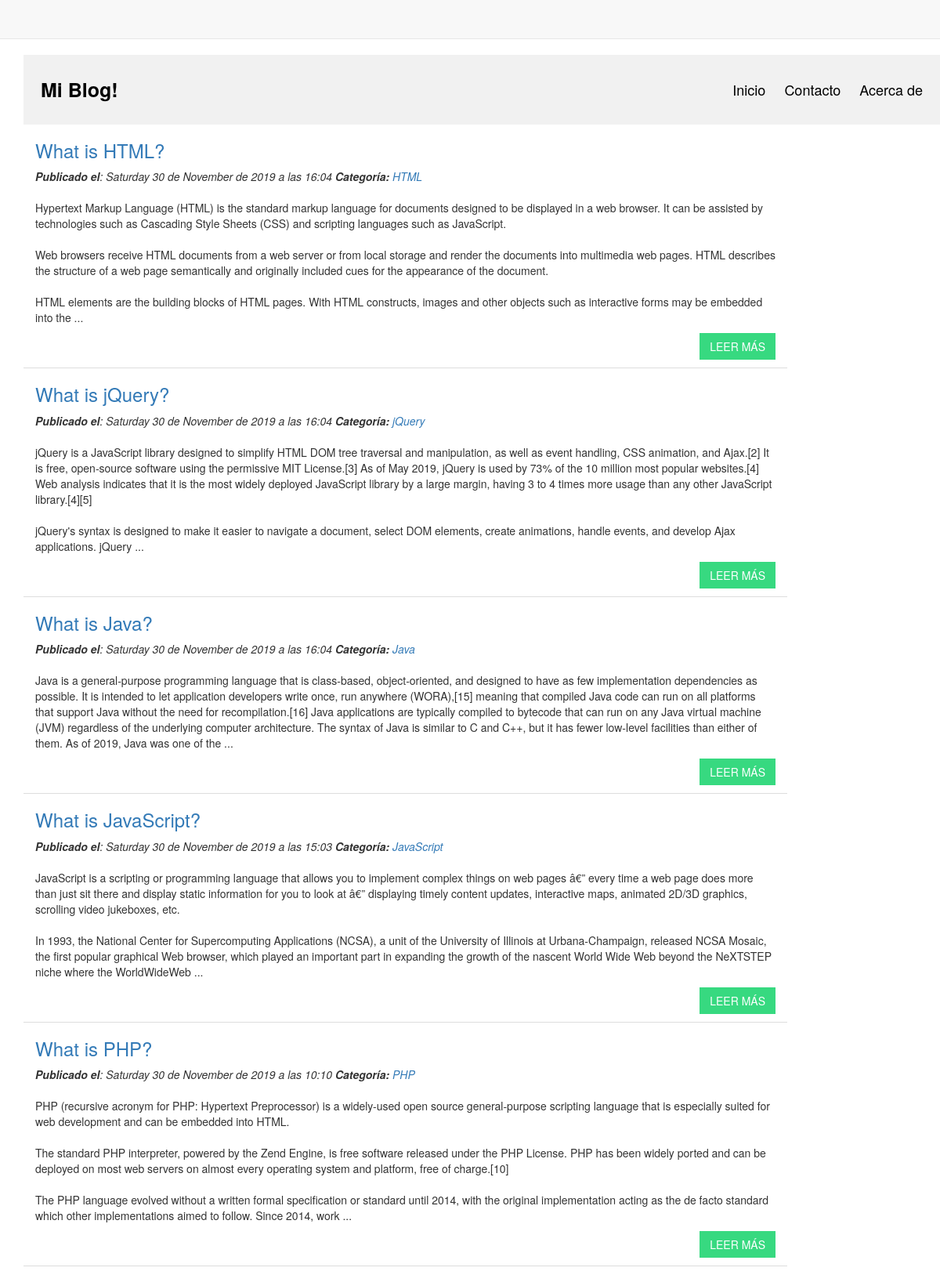
The page / on the database its author committed.
### tables this page shows
CREATE TABLE `cms_posts` (
  `id` int(11) NOT NULL,
  `title` text NOT NULL,
  `message` text NOT NULL,
  `category_id` int(11) NOT NULL,
  `userid` int(11) NOT NULL,
  `status` enum('publicada','pendiente','archivada','') NOT NULL DEFAULT 'publicada',
  `created` datetime NOT NULL,
  `updated` datetime NOT NULL DEFAULT current_timestamp()
);

CREATE TABLE `cms_category` (
  `id` int(11) NOT NULL,
  `name` varchar(100) NOT NULL
);

### class/Articles.php (called while the page is built, shortened)
<?php
class Articles {
	private $postTable = 'cms_posts';
	private $categoryTable = 'cms_category';
	private $userTable = 'cms_user';
	private $conn;
	public function __construct($db){
        $this->conn = $db;
    }
	public function getArticles(){
		$query = '';
		$sqlQuery = "
			SELECT p.id, p.title, p.message, p.category_id, u.first_name, u.last_name, p.status, p.created, p.updated, c.name as category
			FROM ".$this->postTable." p
			LEFT JOIN ".$this->categoryTable." c ON c.id = p.category_id
			LEFT JOIN ".$this->userTable." u ON u.id = p.userid
			WHERE p.status ='publicada' $query ORDER BY p.id DESC";
		$stmt = $this->conn->prepare($sqlQuery);
		$stmt->execute();
		$result = $stmt->get_result();
		return $result;
	}
	function formatMessage($string, $wordsreturned) {
		$retval = $string;
		$array = explode(" ", $string);
		if (count($array)<=$wordsreturned)
		{
		$retval = $string;
		}
		else
		{
		array_splice($array, $wordsreturned);
		$retval = implode(" ", $array)." ...";
		}
		return $retval;
	}
}

### index.php (the view, shortened to what this page needs)
<?php
include_once 'config/Database.php';
include_once 'class/Articles.php';
$database = new Database();
$db = $database->getConnection();
$article = new Articles($db);
$article->id = 0;
$result = $article->getArticles();
include('inc/header.php');
?>
<link href="css/style.css" rel="stylesheet" id="bootstrap-css">
<?php include('inc/container.php'); ?>
<div class="container">
	<div id="blog" class="row">
		<div class="header">
			<a href="#default" class="logo">Mi Blog!</a>
			<div class="header-right">
				<a href="index.php">Inicio</a>
				<a href="#contact">Contacto</a>
				<a href="#about">Acerca de</a>
			</div>
		</div>
		<?php
		while ($post = $result->fetch_assoc()) {
			$date = date_create($post['created']);
			$fecha = date_timestamp_get($date);
			$message = str_replace("\n\r", "<br><br>", $post['message']);
			$message = $article->formatMessage($message, 100);
		?>
			<div class="col-md-10 blogShort">
				<h3><a href="view.php?id=<?php echo $post['id']; ?>"><?php echo $post['title']; ?></a></h3>
				<em><strong>Publicado el</strong>: <?php echo utf8_encode(ucfirst(strftime('%A %e de %B de %Y a las %H:%I', $fecha))); ?></em>
				<em><strong>Categoría:</strong> <a href="#" target="_blank"><?php echo $post['category']; ?></a></em>
				<br><br>
				<article>
					<p><?php echo $message; ?> </p>
				</article>
				<a class="btn btn-blog pull-right" href="view.php?id=<?php echo $post['id']; ?>">LEER MÁS</a>
			</div>
		<?php } ?>
	</div>
</div>
<?php include('inc/footer.php'); ?>

### css/style.css (style rules this page uses)
.blogShort { border-bottom: 1px solid #ddd; }
.btn-blog { color: #ffffff; background-color: #37d980; border-color: #37d980; border-radius: 0; margin-bottom: 10px }
.header { overflow: hidden; background-color: #f1f1f1; padding: 20px 10px; }
.header a { float: left; color: black; text-align: center; padding: 12px; text-decoration: none; font-size: 18px; line-height: 25px; border-radius: 4px; }
.header a.logo { font-size: 25px; font-weight: bold; }
.header-right { float: right; }

### rows shown on the page
cms_posts: title "What is HTML?", created "Saturday 30 de November de 2019 a las 16:04", cms_category.name "HTML", message "Hypertext Markup Language (HTML) is the standard markup language for documents designed to be displayed in a web browser. It can be assisted by technologies such as Cascading Style Sheets (CSS) and scripting languages such as JavaScript. Web browsers receive HTML documents from a web server or from local storage and render the documents into multimedia web pages. HTML describes the structure of a web page semantically and originally included cues for the appearance of the document. HTML elements are the building blocks of HTML pages. With HTML constructs, images and other objects such as interactive forms may be embedded into the ..."
cms_posts: title "What is jQuery?", created "Saturday 30 de November de 2019 a las 16:04", cms_category.name "jQuery", message "jQuery is a JavaScript library designed to simplify HTML DOM tree traversal and manipulation, as well as event handling, CSS animation, and Ajax.[2] It is free, open-source software using the permissive MIT License.[3] As of May 2019, jQuery is used by 73% of the 10 million most popular websites.[4] Web analysis indicates that it is the most widely deployed JavaScript library by a large margin, having 3 to 4 times more usage than any other JavaScript library.[4][5] jQuery's syntax is designed to make it easier to navigate a document, select DOM elements, create animations, handle events, and develop Ajax applications. jQuery ..."
cms_posts: title "What is Java?", created "Saturday 30 de November de 2019 a las 16:04", cms_category.name "Java", message "Java is a general-purpose programming language that is class-based, object-oriented, and designed to have as few implementation dependencies as possible. It is intended to let application developers write once, run anywhere (WORA),[15] meaning that compiled Java code can run on all platforms that support Java without the need for recompilation.[16] Java applications are typically compiled to bytecode that can run on any Java virtual machine (JVM) regardless of the underlying computer architecture. The syntax of Java is similar to C and C++, but it has fewer low-level facilities than either of them. As of 2019, Java was one of the ..."
cms_posts: title "What is JavaScript?", created "Saturday 30 de November de 2019 a las 15:03", cms_category.name "JavaScript", message "JavaScript is a scripting or programming language that allows you to implement complex things on web pages â€” every time a web page does more than just sit there and display static information for you to look at â€” displaying timely content updates, interactive maps, animated 2D/3D graphics, scrolling video jukeboxes, etc. In 1993, the National Center for Supercomputing Applications (NCSA), a unit of the University of Illinois at Urbana-Champaign, released NCSA Mosaic, the first popular graphical Web browser, which played an important part in expanding the growth of the nascent World Wide Web beyond the NeXTSTEP niche where the WorldWideWeb ..."
cms_posts: title "What is PHP?", created "Saturday 30 de November de 2019 a las 10:10", cms_category.name "PHP", message "PHP (recursive acronym for PHP: Hypertext Preprocessor) is a widely-used open source general-purpose scripting language that is especially suited for web development and can be embedded into HTML. The standard PHP interpreter, powered by the Zend Engine, is free software released under the PHP License. PHP has been widely ported and can be deployed on most web servers on almost every operating system and platform, free of charge.[10] The PHP language evolved without a written formal specification or standard until 2014, with the original implementation acting as the de facto standard which other implementations aimed to follow. Since 2014, work ..."
